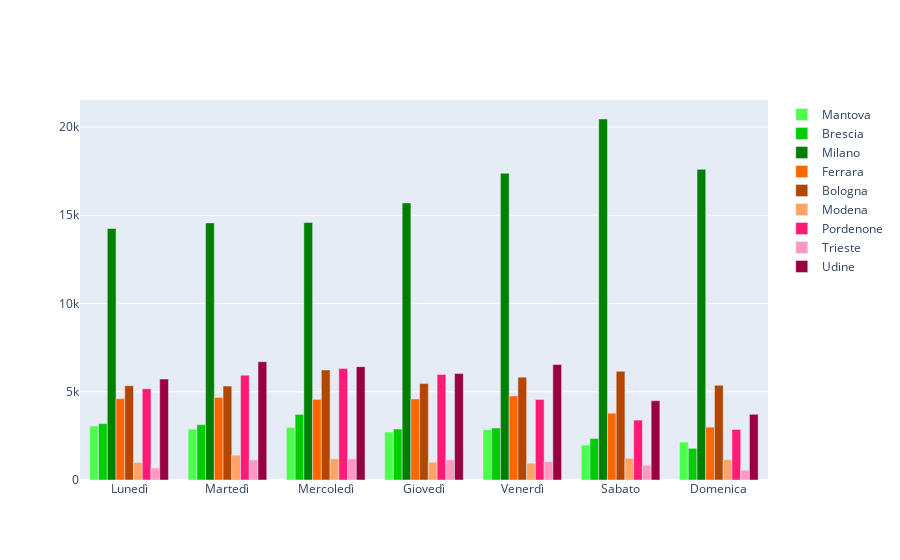

Notebook source saved alongside this figure:
### Code cell
# plot the data of provinces during the day for one region
fig2 = go.Figure()
color_dict = [[' #008000',' #00cc00','#4dff4d' ], ['#ffa366','#b34700','#ff6600' ], ['#99003d','#ff99c2', '#ff1a75']]
#color_dict = {'Lombardia':'#254607' ,'Emilia Romagna':'#417a0c', 'Friuli Venezia Giulia':'#5fb311'}

for i in range(len(reg)):  
    for k in range(len(flow_pro[reg[i]]['COD_PRO'])):
        fig2 = fig2.add_trace(go.Bar(x = flow_each_pro[reg[i],k]["DOW"], y = flow_each_pro[reg[i],k]["FLOW"], name = flow_each_pro[reg[i],k].iloc[0,1], marker_color=color_dict[i][2-k]))
        #fig2.add_trace(go.Scatter(x = flow_each_pro[reg[i],k]["DOW"], y = flow_each_pro[reg[i],k]["FLOW"],name = flow_each_pro[reg[i],k].iloc[0,1]))
fig2.show()

# plot the data 
fig5 = go.Figure()

### Figure 1 — Plotly figure (JSON) as saved in the notebook; plotly's stock layout.template omitted (floating-point values rounded to 4 significant figures)
{"data": [{"marker": {"color": "#4dff4d"}, "name": "Mantova", "type": "bar", "x": ["Lunedì", "Martedì", "Mercoledì", "Giovedì", "Venerdì", "Sabato", "Domenica"], "y": [3058, 2880, 2977, 2714, 2858, 1977, 2147]}, {"marker": {"color": " #00cc00"}, "name": "Brescia", "type": "bar", "x": ["Lunedì", "Martedì", "Mercoledì", "Giovedì", "Venerdì", "Sabato", "Domenica"], "y": [3192, 3135, 3717, 2890, 2948, 2356, 1794]}, {"marker": {"color": " #008000"}, "name": "Milano", "type": "bar", "x": ["Lunedì", "Martedì", "Mercoledì", "Giovedì", "Venerdì", "Sabato", "Domenica"], "y": [14252, 14569, 14592, 15702, 17378, 20455, 17602]}, {"marker": {"color": "#ff6600"}, "name": "Ferrara", "type": "bar", "x": ["Lunedì", "Martedì", "Mercoledì", "Giovedì", "Venerdì", "Sabato", "Domenica"], "y": [4608, 4678, 4568, 4595, 4766, 3786, 2996]}, {"marker": {"color": "#b34700"}, "name": "Bologna", "type": "bar", "x": ["Lunedì", "Martedì", "Mercoledì", "Giovedì", "Venerdì", "Sabato", "Domenica"], "y": [5345, 5322, 6235, 5461, 5829, 6162, 5365]}, {"marker": {"color": "#ffa366"}, "name": "Modena", "type": "bar", "x": ["Lunedì", "Martedì", "Mercoledì", "Giovedì", "Venerdì", "Sabato", "Domenica"], "y": [992, 1405, 1204, 1014, 950, 1228, 1155]}, {"marker": {"color": "#ff1a75"}, "name": "Pordenone", "type": "bar", "x": ["Lunedì", "Martedì", "Mercoledì", "Giovedì", "Venerdì", "Sabato", "Domenica"], "y": [5174, 5940, 6324, 5984, 4563, 3394, 2866]}, {"marker": {"color": "#ff99c2"}, "name": "Trieste", "type": "bar", "x": ["Lunedì", "Martedì", "Mercoledì", "Giovedì", "Venerdì", "Sabato", "Domenica"], "y": [678, 1143, 1209, 1145, 1040, 846, 559]}, {"marker": {"color": "#99003d"}, "name": "Udine", "type": "bar", "x": ["Lunedì", "Martedì", "Mercoledì", "Giovedì", "Venerdì", "Sabato", "Domenica"], "y": [5722, 6703, 6421, 6030, 6542, 4492, 3723]}], "layout": {}}
